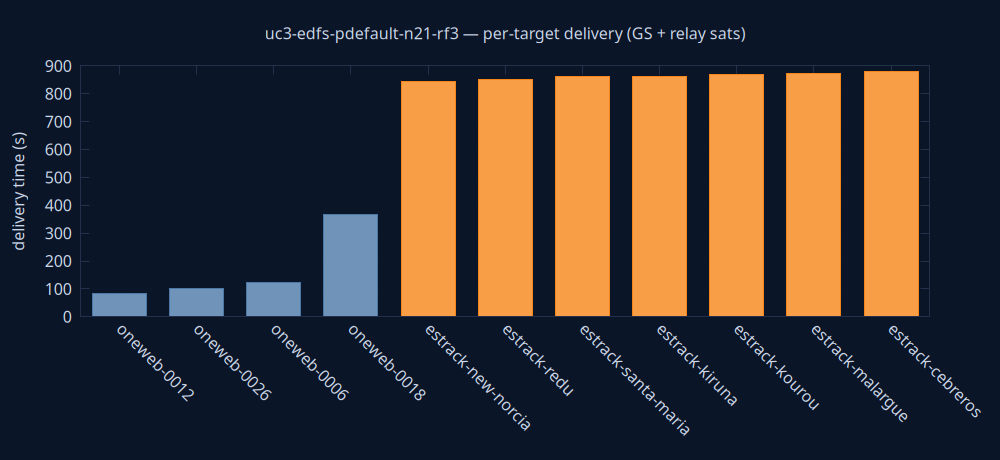

The gnuplot source for this figure:
set terminal pngcairo size 1000,460 background rgb '#0a1628'
set output 'delivery.png'
set style fill solid 0.8
set boxwidth 0.7 relative
set border lc rgb '#22304a'
set grid ytics lc rgb '#22304a'
set yrange [0:*]
set ylabel 'delivery time (s)' textcolor rgb '#cdd7ea'
set xtics rotate by -45 textcolor rgb '#cdd7ea'
set ytics textcolor rgb '#cdd7ea'
set title 'uc3-edfs-pdefault-n21-rf3 — per-target delivery (GS + relay sats)' textcolor rgb '#cdd7ea'
plot 'delivery.dat' using 0:2:3:xtic(1) with boxes lc rgb variable notitle
